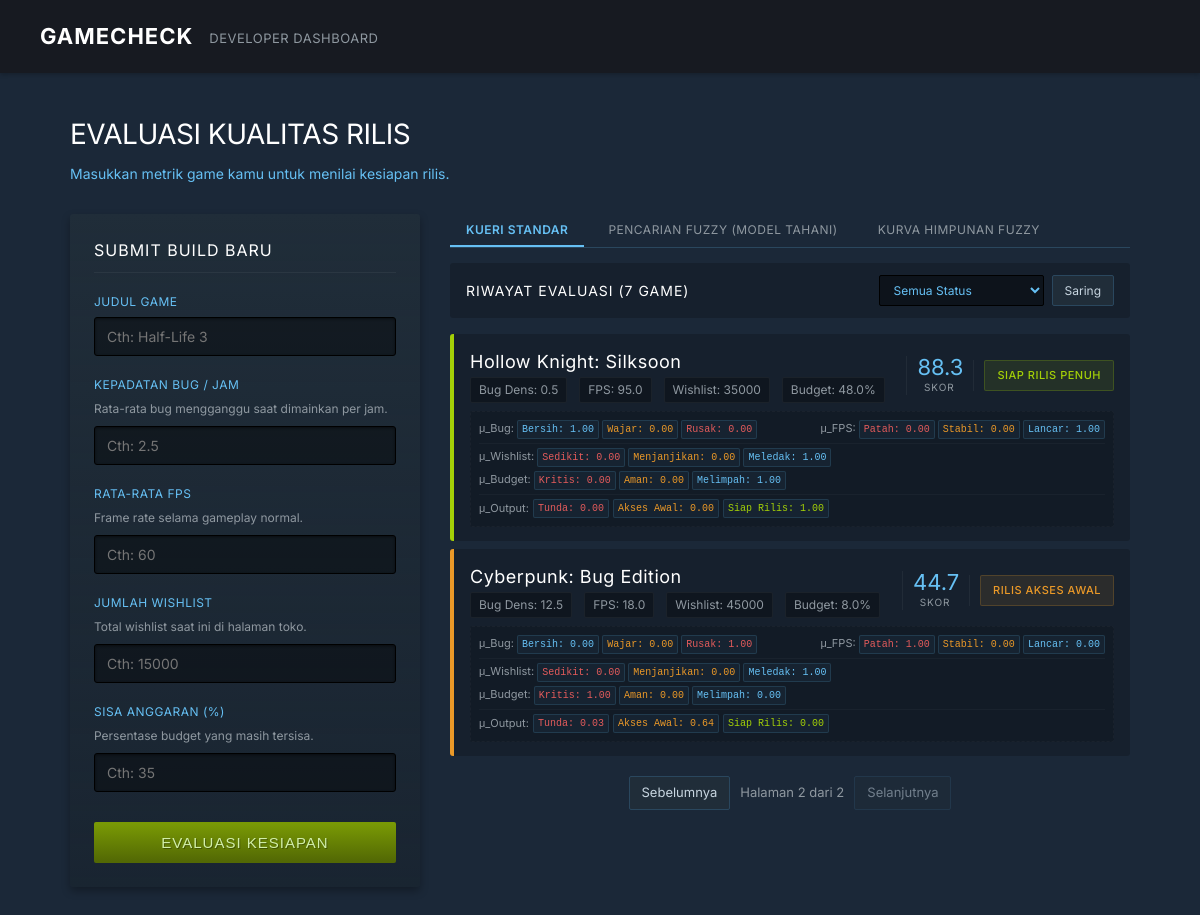
Screenshot of /api/query?query_type=standard&status=&page=2 with the database file from the repository.
### tables this page shows
CREATE TABLE draft_indie (
            id INTEGER PRIMARY KEY AUTOINCREMENT,
            title TEXT,
            bug_density REAL,
            fps REAL,
            wishlist INTEGER,
            remaining_budget REAL,
            score REAL,
            status TEXT,
            -- Fuzzy membership degrees
            mu_bug_sangat_bersih REAL,
            mu_bug_wajar REAL,
            mu_bug_rusak REAL,
            mu_fps_patah_patah REAL,
            mu_fps_stabil REAL,
            mu_fps_lancar REAL,
            mu_wishlist_sedikit REAL,
            mu_wishlist_menjanjikan REAL,
            mu_wishlist_meledak REAL,
            mu_budget_kritis REAL,
            mu_budget_aman REAL,
            mu_budget_melimpah REAL,
            mu_quality_tunda REAL,
            mu_quality_akses_awal REAL,
            mu_quality_siap_rilis REAL
        );

### main.py (the view)
@app.get("/api/query")
async def fuzzy_query(
    request: Request,
    query_type: str = "standard",
    status: str = "",
    bug_density_fuzzy: str = "",
    fps_fuzzy: str = "",
    wishlist_fuzzy: str = "",
    budget_fuzzy: str = "",
    operator: str = "AND",
    alpha_cut: float = 0.0,
    page: int = 1,
    db: sqlite3.Connection = Depends(get_db)
):
    if query_type == "fuzzy":
        games, total_pages, total_items = get_fuzzy_games(
            db, bug_density_fuzzy, fps_fuzzy, wishlist_fuzzy, budget_fuzzy, operator, alpha_cut, page
        )
    else:
        games, total_pages, total_items = get_paginated_games(db, status, page)
    return templates.TemplateResponse(request, "index.html", {
        "games": games,
        "current_page": page,
        "total_pages": total_pages,
        "total_items": total_items,
        "query_type": query_type,
        "selected_status": status,
        "bug_density_fuzzy": bug_density_fuzzy,
        "fps_fuzzy": fps_fuzzy,
        "wishlist_fuzzy": wishlist_fuzzy,
        "budget_fuzzy": budget_fuzzy,
        "operator": operator,
        "alpha_cut": alpha_cut
    })

### templates/index.html (shortened to what this page needs)
<!DOCTYPE html>
<html lang="id">
<head>
<link rel="stylesheet" href="/static/style.css">
</head>
<body>
<nav>
  <div class="nav-logo">
    GAMECHECK
  </div>
  <div class="nav-tagline">DEVELOPER DASHBOARD</div>
</nav>
<div class="hero">
  <h1 class="hero-title">Evaluasi Kualitas Rilis</h1>
  <div class="hero-sub">Masukkan metrik game kamu untuk menilai kesiapan rilis.</div>
</div>
<div class="container">
  <div class="panel">
    <div class="panel-title">Submit Build Baru</div>
    <form action="/api/evaluate" method="POST" onsubmit="this.querySelector('button[type=submit]').disabled=true; this.querySelector('button[type=submit]').innerText='Memproses...';">
      <div class="form-group">
        <label class="form-label">Judul Game</label>
        <input class="form-input" type="text" name="title" required placeholder="Cth: Half-Life 3">
      </div>
      <div class="form-group">
        <label class="form-label">Kepadatan Bug / Jam</label>
        <div class="form-hint">Rata-rata bug mengganggu saat dimainkan per jam.</div>
        <input class="form-input" type="number" step="0.1" name="bug_density" required placeholder="Cth: 2.5">
      </div>
      <div class="form-group">
        <label class="form-label">Rata-rata FPS</label>
        <div class="form-hint">Frame rate selama gameplay normal.</div>
        <input class="form-input" type="number" step="0.1" name="fps" required placeholder="Cth: 60">
      </div>
      <div class="form-group">
        <label class="form-label">Jumlah Wishlist</label>
        <div class="form-hint">Total wishlist saat ini di halaman toko.</div>
        <input class="form-input" type="number" name="wishlist" required placeholder="Cth: 15000">
      </div>
      <div class="form-group">
        <label class="form-label">Sisa Anggaran (%)</label>
        <div class="form-hint">Persentase budget yang masih tersisa.</div>
        <input class="form-input" type="number" step="0.1" name="remaining_budget" required placeholder="Cth: 35">
      </div>
      <button type="submit" class="btn-submit">Evaluasi Kesiapan</button>
    </form>
  </div>
  <div>
    <div class="query-tabs">
      <button class="query-tab" id="tab-standard" onclick="showTab('standard')">Kueri Standar</button>
      <button class="query-tab" id="tab-fuzzy" onclick="showTab('fuzzy')">Pencarian Fuzzy (Model Tahani)</button>
      <button class="query-tab" id="tab-charts" onclick="showTab('charts')">Kurva Himpunan Fuzzy</button>
    </div>
    <div id="form-standard" class="results-header" style="margin-bottom: 16px;">
      <div class="results-title">Riwayat Evaluasi ({{ total_items }} game)</div>
      <form action="/api/query" method="GET" style="display:flex;gap:8px">
        <select class="filter-select" name="status">
          <option value="">Semua Status</option>
        </select>
        <button type="submit" class="filter-btn">Saring</button>
      </form>
    </div>
    <div class="game-list">
      {% for game in games %}
        {% set v_class = 'gc-go' %}
        {% set v_pill = 'v-go' %}
        {% if game.status == 'Tunda/Rombak Total' %}
          {% set v_class = 'gc-wait' %}
          {% set v_pill = 'v-wait' %}
        {% elif game.status == 'Rilis Akses Awal' %}
          {% set v_class = 'gc-soon' %}
          {% set v_pill = 'v-soon' %}
        {% endif %}
        <div class="game-card {{ v_class }}" style="display: flex; flex-direction: column; align-items: stretch; gap: 8px;">
          <div style="display: flex; align-items: center; justify-content: space-between; width: 100%;">
            <div class="gc-info">
              <div class="gc-title" style="margin-bottom: 2px;">{{ game.title }}</div>
              <div class="gc-meta">
                <span>Bug Dens: {{ game.bug_density }}</span>
                <span>FPS: {{ game.fps }}</span>
                <span>Wishlist: {{ game.wishlist }}</span>
                <span>Budget: {{ game.remaining_budget }}%</span>
              </div>
            </div>
            <div style="display: flex; align-items: center; gap: 12px; flex-shrink: 0;">
              <div class="gc-score-box" style="margin-left: 0; width: 55px; border-left: 1px solid rgba(255,255,255,0.05); padding-left: 10px;">
                <div class="gc-score">{{ "%.1f"|format(game.score) }}</div>
                <div class="gc-score-label">Skor</div>
              </div>
              <div class="gc-verdict-box" style="width: auto; padding-left: 10px; border-left: 1px solid rgba(255,255,255,0.05);">
                <div class="gc-verdict {{ v_pill }}" style="min-width: 125px; font-size: 11px;">
                  {{ game.status }}
                </div>
              </div>
            </div>
          </div>
          <div style="display: flex; flex-direction: column; gap: 4px; background: rgba(0,0,0,0.15); padding: 8px; border-radius: 2px; border: 1px dashed rgba(255,255,255,0.03); font-size: 11px; color: var(--text-muted);">
            <div style="display: flex; justify-content: space-between; flex-wrap: wrap; gap: 4px;">
              <span>&mu;_Bug:
                <span class="fuzzy-badge" style="color: var(--steam-blue);">Bersih: {{ "%.2f"|format(game.mu_bug_sangat_bersih) }}</span>
                <span class="fuzzy-badge" style="color: #eb9928;">Wajar: {{ "%.2f"|format(game.mu_bug_wajar) }}</span>
                <span class="fuzzy-badge" style="color: #e35b5b;">Rusak: {{ "%.2f"|format(game.mu_bug_rusak) }}</span>
              </span>
              <span>&mu;_FPS:
                <span class="fuzzy-badge" style="color: #e35b5b;">Patah: {{ "%.2f"|format(game.mu_fps_patah_patah) }}</span>
                <span class="fuzzy-badge" style="color: #eb9928;">Stabil: {{ "%.2f"|format(game.mu_fps_stabil) }}</span>
                <span class="fuzzy-badge" style="color: var(--steam-blue);">Lancar: {{ "%.2f"|format(game.mu_fps_lancar) }}</span>
              </span>
            </div>
            <div style="display: flex; justify-content: space-between; flex-wrap: wrap; gap: 4px; border-top: 1px solid rgba(255,255,255,0.03); padding-top: 4px;">
              <span>&mu;_Wishlist:
                <span class="fuzzy-badge" style="color: #e35b5b;">Sedikit: {{ "%.2f"|format(game.mu_wishlist_sedikit) }}</span>
                <span class="fuzzy-badge" style="color: #eb9928;">Menjanjikan: {{ "%.2f"|format(game.mu_wishlist_menjanjikan) }}</span>
                <span class="fuzzy-badge" style="color: var(--steam-blue);">Meledak: {{ "%.2f"|format(game.mu_wishlist_meledak) }}</span>
              </span>
              <span>&mu;_Budget:
                <span class="fuzzy-badge" style="color: #e35b5b;">Kritis: {{ "%.2f"|format(game.mu_budget_kritis) }}</span>
                <span class="fuzzy-badge" style="color: #eb9928;">Aman: {{ "%.2f"|format(game.mu_budget_aman) }}</span>
                <span class="fuzzy-badge" style="color: var(--steam-blue);">Melimpah: {{ "%.2f"|format(game.mu_budget_melimpah) }}</span>
              </span>
            </div>
            <div style="border-top: 1px solid rgba(255,255,255,0.03); padding-top: 4px; display: flex; align-items: center; gap: 4px;">
              <span>&mu;_Output:</span>
              <span class="fuzzy-badge" style="color: #e35b5b;">Tunda: {{ "%.2f"|format(game.mu_quality_tunda) }}</span>
              <span class="fuzzy-badge" style="color: #eb9928;">Akses Awal: {{ "%.2f"|format(game.mu_quality_akses_awal) }}</span>
              <span class="fuzzy-badge" style="color: var(--steam-green);">Siap Rilis: {{ "%.2f"|format(game.mu_quality_siap_rilis) }}</span>
            </div>
          </div>
        </div>
      {% else %}
        <div style="padding:40px;text-align:center;background:rgba(0,0,0,0.2);color:var(--text-muted);font-size:14px;border-radius:3px">
          Tidak ada data game yang memenuhi kriteria.
        </div>
      {% endfor %}
    </div>
    {% if total_pages > 1 %}
    <div class="pagination">
      {% if query_type == 'fuzzy' %}
        {% set base_url = '/api/query?query_type=fuzzy&bug_density_fuzzy=' ~ (bug_density_fuzzy|default('')) ~ '&fps_fuzzy=' ~ (fps_fuzzy|default('')) ~ '&wishlist_fuzzy=' ~ (wishlist_fuzzy|default('')) ~ '&budget_fuzzy=' ~ (budget_fuzzy|default('')) ~ '&operator=' ~ (operator|default('AND')) ~ '&alpha_cut=' ~ (alpha_cut|default(0.0)) ~ '&page=' %}
      {% else %}
        {% set base_url = '/api/query?query_type=standard&status=' ~ (selected_status | default('')) | urlencode ~ '&page=' %}
      {% endif %}
      {% if current_page > 1 %}
        <a href="{{ base_url }}{{ current_page - 1 }}" class="page-btn">Sebelumnya</a>
      {% else %}
        <span class="page-btn disabled">Sebelumnya</span>
      {% endif %}
      <span class="page-info">Halaman {{ current_page }} dari {{ total_pages }}</span>
      {% if current_page < total_pages %}
        <a href="{{ base_url }}{{ current_page + 1 }}" class="page-btn">Selanjutnya</a>
      {% else %}
        <span class="page-btn disabled">Selanjutnya</span>
      {% endif %}
    </div>
    {% endif %}
  </div>
</div>
</body>
</html>

### rows the page displays
draft_indie: title "Hollow Knight: Silksoon", bug_density "0.5", fps "95.0", wishlist "35000", remaining_budget "48.0", score "88.3", status "SIAP RILIS PENUH", mu_bug_sangat_bersih "1.00", mu_bug_wajar "0.00", mu_bug_rusak "0.00", mu_fps_patah_patah "0.00", mu_fps_stabil "0.00", mu_fps_lancar "1.00", mu_wishlist_sedikit "0.00", mu_wishlist_menjanjikan "0.00", mu_wishlist_meledak "1.00", mu_budget_kritis "0.00", mu_budget_aman "0.00", mu_budget_melimpah "1.00", mu_quality_tunda "0.00", mu_quality_akses_awal "0.00", mu_quality_siap_rilis "1.00"
draft_indie: title "Cyberpunk: Bug Edition", bug_density "12.5", fps "18.0", wishlist "45000", remaining_budget "8.0", score "44.7", status "RILIS AKSES AWAL", mu_bug_sangat_bersih "0.00", mu_bug_wajar "0.00", mu_bug_rusak "1.00", mu_fps_patah_patah "1.00", mu_fps_stabil "0.00", mu_fps_lancar "0.00", mu_wishlist_sedikit "0.00", mu_wishlist_menjanjikan "0.00", mu_wishlist_meledak "1.00", mu_budget_kritis "1.00", mu_budget_aman "0.00", mu_budget_melimpah "0.00", mu_quality_tunda "0.03", mu_quality_akses_awal "0.64", mu_quality_siap_rilis "0.00"

### other values shown
{{ total_items }} "7"
{{ current_page }} "2"
{{ total_pages }} "2"
